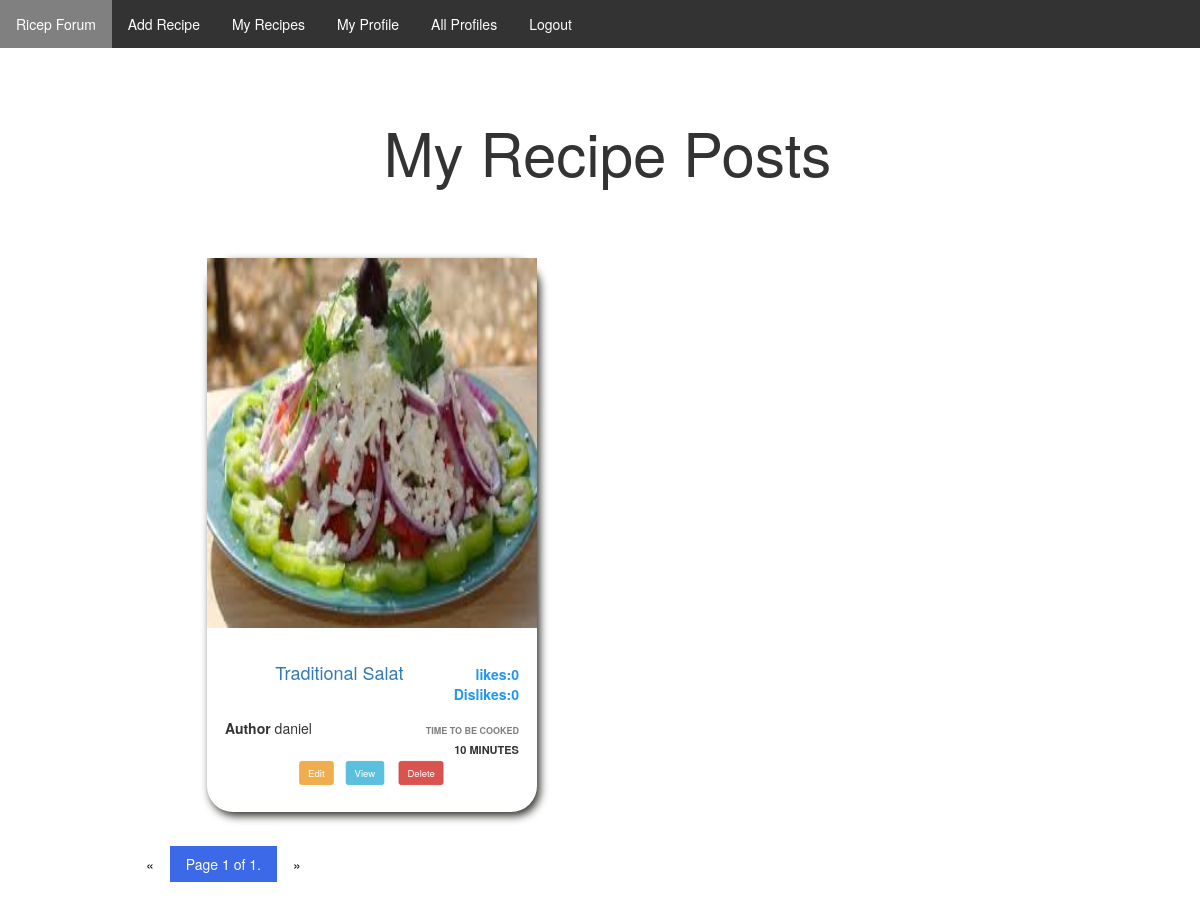
/my_recipe/ (signed in), run on the app's committed database.
### recipe/models.py (models this page shows, shortened)
class Item(models.Model):
    user_name = models.ForeignKey(User,on_delete=models.CASCADE,null=True)
    item_name = models.CharField(max_length=200)
    item_desc = models.TextField()
    ingredients = models.CharField(max_length=250)
    item_time_to_cook = models.IntegerField()
    image = models.ImageField( upload_to="Recipes/")
    likes = models.ManyToManyField(User, related_name='likes',blank=True)
    Dislikes = models.ManyToManyField(User, related_name='dislikes' , blank=True)

### recipe/views/recipes.py (the view)
# urls.py: path('my_recipe/',views.user_recipes, name='my_recipe'),
def user_recipes(request):
    all_recipes = Item.objects.all()
    users_recipes = []
    for recipe in all_recipes:
        if recipe.user_name == request.user:
            users_recipes.append(recipe)
    paginator = Paginator(users_recipes, 6)
    page_number = request.GET.get('page')
    users_recipes = paginator.get_page(page_number)
    context = {'user_recipes': users_recipes}
    return render(request, 'my_recipes.html', context)

### templates/my_recipes.html (shortened to what this page needs)
{% extends "navigationBar.html" %}
{% block site_content %}
<link rel="stylesheet" href="https://maxcdn.bootstrapcdn.com/bootstrap/3.3.7/css/bootstrap.min.css">
<main role="main" class="col-md-9 ml-sm-auto col-lg-10 px-4 movie_list">
    <div class="pt-8 pb-2 mb-3 border-bottom">
        {% if not user_recipes %}
        <div class="row">
            <h1>You don't have any created Recipes yet</h1>
        </div>
        {% else %}
        <div class="row">
            <h1>My Recipe Posts</h1>
        </div>
        {% for recipe in user_recipes %}
        <div class="card-view">
            <div class="card-header recipe">
                <div class="card-header-icon">
                    <a href="#">
                        <img src="{{ recipe.image.url }}" width="330" height="370">
                    </a>
                </div>
            </div>
            <div class="card-movie-content">
                <div class="card-movie-content-head">
                    <a href="#">
                        <h3 class="card-movie-title">{{ recipe.item_name }}</h3>
                    </a>
                    <div class="ratings"><span>likes:{{recipe.likes.count}} Dislikes:{{recipe.Dislikes.count}} </span></div>
                </div>
                <div class="card-movie-info">
                    <label>Author</label>
                    <p1>
                        {{ recipe.user_name }}
                    </p1>
                    <div class="movie-running-time">
                        <label>Time to be cooked</label>
                        <span>{{ recipe.item_time_to_cook }} minutes</span>
                    </div>
                </div>
                <div class="container">
                    <div class="row">
                        <a type="button" class="btn btn-warning btn-sm btn-radius"
                            href="{% url 'recipe:edit' recipe.id %}">Edit</a>
                        <a type="button" class="btn btn-info btn-sm btn-radius"
                            href="{% url 'recipe:detail' recipe.id %}">View</a>
                        <a class="btn btn-danger btn-sm btn-radius"
                            href="{% url 'recipe:delete' recipe.id %}">Delete</a>
                        <link href="/static/css/buttons/buttons.css " rel="stylesheet">
                    </div>
                </div>
            </div>
        </div>
        {% endfor %}
    </div>
    {% endif %}
    </head>
    <body>
    <div class="pagination">
      <a href="#">&laquo;</a>
      <a class="active" href="#"> Page {{ user_recipes.number }} of {{ user_recipes.paginator.num_pages }}.</a>
      <a href="#">&raquo;</a>
    </div>
</main>
{% endblock %}

### static/css/navbar.css (style rules this page uses)
body { margin: 0; }

### static/css/buttons.css (style rules this page uses)
a.btn { -webkit-transform: scale(0.8); -moz-transform: scale(0.8); -o-transform: scale(0.8); -webkit-transition-duration: 0.5s; -moz-transition-duration: 0.5s; -o-transition-duration: 0.5s; }

### static/css/recipes_display.css (style rules this page uses)
body { height: 100%; width: 100%; background: #e9e9e9; font-family: 'Poppins', sans-serif; font-weight: 400; font-size: 14px; color: #010b26; }
* { -webkit-transition: 300ms; transition: 300ms; }
h1, h2, h3, h4, h5, p { font-weight: 400; text-align: center; }
a { text-decoration: none; color: inherit; }
.container { display: -webkit-box; display: -ms-flexbox; display: flex; -ms-flex-wrap: wrap; flex-wrap: wrap; max-width: 100%; margin-left: auto; margin-right: auto; -webkit-box-pack: center; -ms-flex-pack: center; justify-content: center; }
.movie_list { margin-top: 5rem; padding-left: 13rem !important; }
.card-view { background: #ffffff; box-shadow: 0px 6px 18px rgba(0, 0, 0, 0.1); width: 100%; max-width: 330px; margin: 1em; border-radius: 10px; display: inline-block; }
.card-header { padding: 0; margin: 0; height: 367px; width: 100%; display: block; border-top-left-radius: 10px; border-top-right-radius: 10px; }
.recipe { background-size: cover; }
.card-header-icon { position: relative; }
.card-movie-content { padding: 18px 18px 24px 18px; margin: 0; }
.card-movie-content-head, .card-movie-info { display: table; width: 100%; }
.card-movie-title { font-size: 18px; text-align: center; }
.ratings { width: 50px; height: 15px; background-size: contain; display: table-cell; text-align: right; position: relative; margin-top: 5px; font-weight: 600; }
.ratings span { color: #2196F3; }
.card-movie-info { margin-top: 1em; }
.movie-running-time { display: table-cell; text-transform: uppercase; text-align: center; }
.movie-running-time:first-of-type { text-align: left; }
.movie-running-time:last-of-type { text-align: right; }
.movie-running-time label { display: block; color: rgba(0, 0, 0, 0.5); margin-bottom: .5em; font-size: 9px; }
.movie-running-time span { font-weight: 700; font-size: 11px; }

### static/css/create.css (style rules this page uses)
h1 { text-align:center; }

### templates/navigationBar.html (style rules this page uses)
body { font-family: Arial, Helvetica, sans-serif; }

### templates/my_recipes.html (style rules this page uses)
.card-header-icon { object-fit: cover; width: 100%; max-height: 100%; }
.card-view { margin-left: 6%; border-radius: 26px; box-sizing: border-box; padding: 0; box-shadow: 3px 4px 9px 0px #32322e; background-position: center; background-size: cover; }
.card-view { margin-left: 9%; }
h1 { text-align: center; padding-left: 100px; padding-bottom: 50px; font-size: 60px; }
.pagination { display: inline-block; }
.pagination a { color: black; float: left; padding: 8px 16px; text-decoration: none; }
.pagination a.active { background-color: #3C69E7; color: white; }

### data on the page
Item: image (picture), item_name "Traditional Salat", likes.count "0", Dislikes.count "0", user_name "daniel", item_time_to_cook "10"

### other printed values
{{ user_recipes.number }} "1"
{{ user_recipes.paginator.num_pages }} "1"
